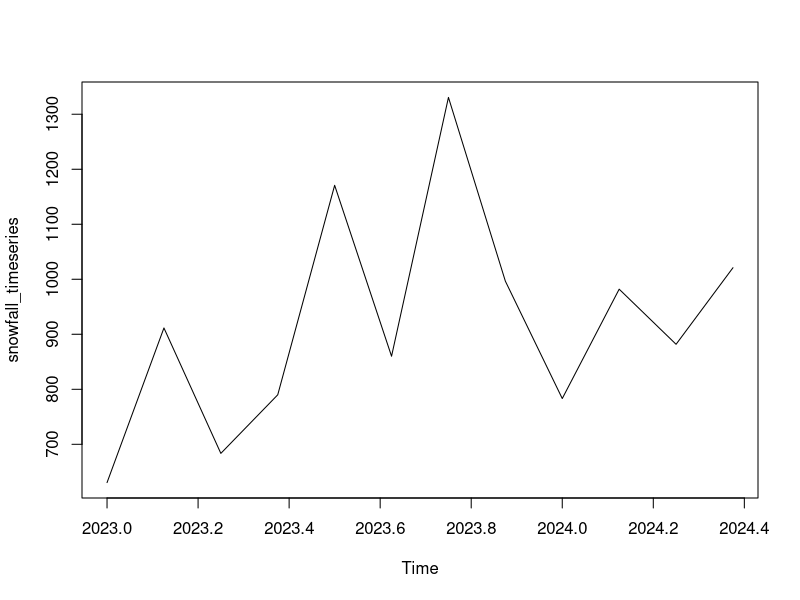

Write the R code that produced this figure.
#Getting the data points in form of a R vector
snowfall <- c(630.4, 911.5, 683.5, 790, 1170.8, 860.1, 1330.6, 996.6, 783.2, 982, 881.8, 1021)

#Converting it into a time series object
snowfall_timeseries <- ts(snowfall, start = c(2023,1), frequency = 8)

#Printing the timeseries data
print(snowfall_timeseries)

#Giving a name to the chart file
png(file = "snowfall.png")

#Plotting a graph of the time series
plot(snowfall_timeseries)

#Saving the file
dev.off()